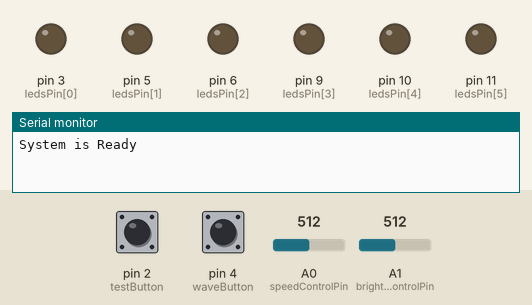
Recording of a sketch running on a simulated Arduino Uno, built with avr-gcc and run on an emulated ATmega328P. Parts: output pins drawn as LEDs (lit = HIGH), the last lines printed to the serial monitor. Inputs (shaded band) come from the test bench; at power-on: pin 4 (waveButton) LOW, pin 2 (testButton) LOW, A0 (speedControlPin) = 512, A1 (brightnessControlPin) = 512.

Above: at 1.2 s.
1.3 s: pin 4 (waveButton) pulled HIGH for 0.15 s
At 3.9 s:
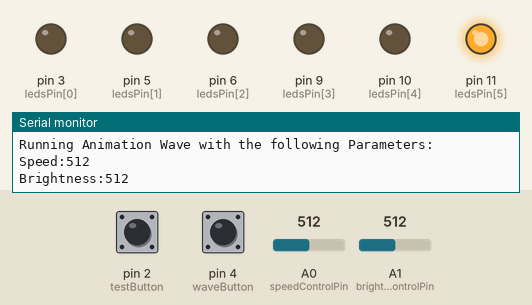
4.3 s: pin 2 (testButton) pulled HIGH for 3.2 s
At 6.8 s:
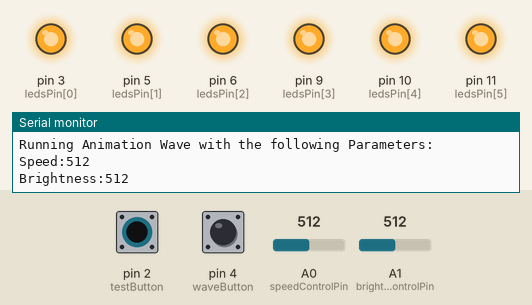
9.0 s: pin 4 (waveButton) pulled HIGH for 1 s
At 9.61 s:
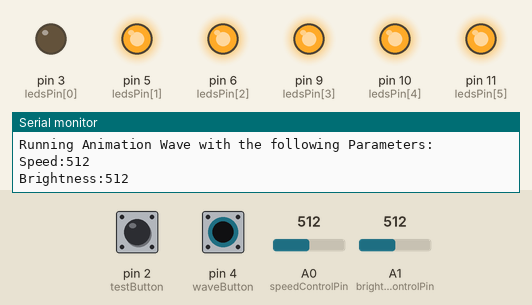
12.1 s: pin 4 (waveButton) pulled HIGH for 3.2 s
Timing chart, 0 to 17.8 s (numbered marks = the images above; inputs shaded):
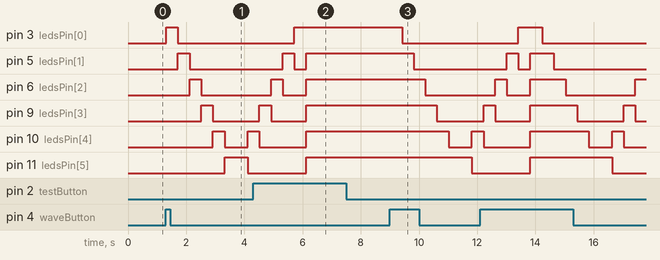

The sketch:

Step-2A.ino
```cpp
/*
   Udemy Course - Crazy about Arduino - Level 1 - Your Starting Point
   Step-2A - Control LEDs Speed and Brightness

   Created by Idan Gabrieli
*/
// ******************************************
// Global variables Declaration - Mapping physical sensors connections to Arduino PINs
const int testButton=2;
const int waveButton=4;
const int speedControlPin = A0;
const int brightnessControlPin = A1;

// Mapping all LEDs physical connections to Arduino PINs
const int ledsPin[]={3,5,6,9,10,11};
boolean ledsOn=false;         // the present state of the LEDs (ON/OFF)
boolean lastButton=LOW;       // the last button state
boolean currentButton=LOW;    // the current button state
// ******************************************
void setup()
{
    pinMode (testButton, INPUT); // set test button as input
    pinMode (waveButton, INPUT); // set wave animation button as input
    for (int i=0; i<6; i++)        // set all LEDs to output
      pinMode(ledsPin[i], OUTPUT);
    // initialize serial communication at 9600 bits per second:
    Serial.begin(9600);
    Serial.println("System is Ready");
}
// ******************************************
void loop()
{
  checkTestButton();
  checWaveButton();
}
// ******************************************
// if the button was pressed than wait for the button state to stablize and
boolean debounce(int buttonPIN,boolean last)
{
  boolean current= digitalRead(buttonPIN);
  if (current != last) {
    delay(5); // wait 5ms for button state stablizing
    current = digitalRead(buttonPIN); // read it again
  }
  return current;
}
// ******************************************
// checking if the test button was pressed and turn ON or OFF all LEDs
void checkTestButton()
{
  currentButton = debounce(testButton,lastButton);
  if (currentButton == HIGH && lastButton == LOW) // button was pressed
     ledsOn =!ledsOn; //toggle the LEDs state
   lastButton = currentButton;
   for (int i=0; i<6; i++)
       digitalWrite(ledsPin[i], ledsOn);
}
// ******************************************
// checking if the wave button was pressed and run animation wave on LEDs
void checWaveButton()
{
  int brightnessLevel=analogRead(brightnessControlPin);
  int speedLevel=analogRead(speedControlPin);

  if(digitalRead(waveButton) == HIGH)// button is pressed
  {
    Serial.println("Running Animation Wave with the following Parameters:");

    Serial.print("Speed:");
    Serial.println(speedLevel);
    Serial.print("Brightness:");
    Serial.println(brightnessLevel);
    for(int i=0; i<6; i++)
    {
     digitalWrite(ledsPin[i], HIGH);
     delay(400);
     digitalWrite(ledsPin[i], LOW);
    }
    for(int i=5; i>=0; i--)
    {
     digitalWrite(ledsPin[i], HIGH);
     delay(400);
     digitalWrite(ledsPin[i], LOW);
    }
  }
}
// ******************************************
// END OF PROGRAM
```

Measured:
- after the input at 1.3 s, pin 3 (ledsPin[0]): LOW → HIGH at once, → LOW 0.40 s later; pin 5 (ledsPin[1]): LOW → HIGH after 0.42 s, → LOW 0.40 s later
- after the input at 4.3 s, pin 3 (ledsPin[0]): goes on until 5.7 s, then stays HIGH; pin 11 (ledsPin[5]): LOW → HIGH after 1.8 s
- after the input at 9.0 s, pin 3 (ledsPin[0]): HIGH → LOW after 0.42 s; pin 5 (ledsPin[1]): HIGH → LOW after 0.82 s; pin 6 (ledsPin[2]): HIGH → LOW after 1.2 s; pin 9 (ledsPin[3]): HIGH → LOW after 1.6 s; pin 10 (ledsPin[4]): HIGH → LOW after 2.0 s, → HIGH 0.80 s later
